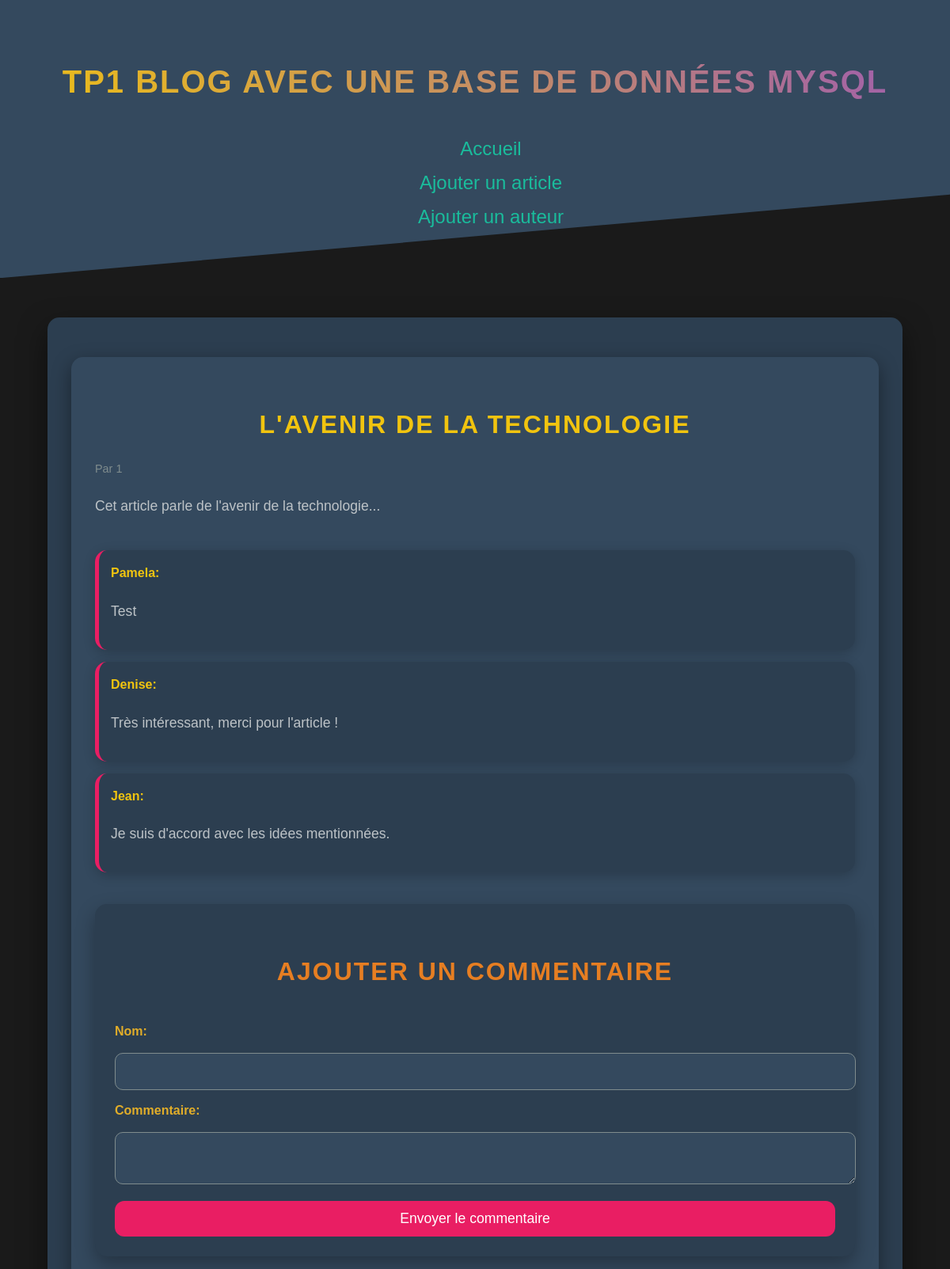
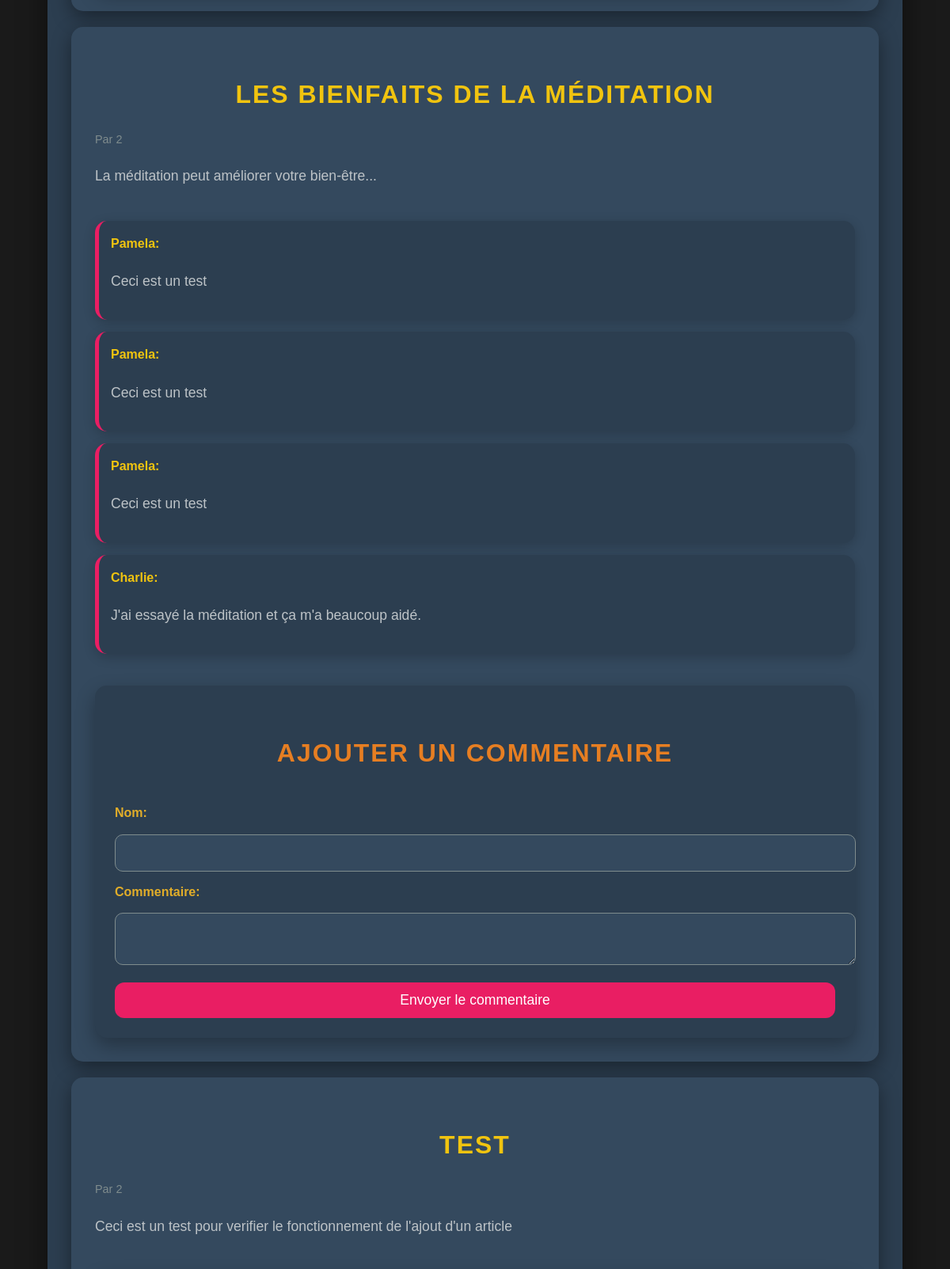
The page / (upper part) on the database its author committed (2 pictures, top to bottom).
### tables this page shows
CREATE TABLE `articles` (
  `id` int(11) NOT NULL AUTO_INCREMENT,
  `titre` varchar(255) NOT NULL,
  `contenu` text NOT NULL,
  `auteur_id` int(11) DEFAULT NULL,
  `categorie_id` int(11) DEFAULT NULL,
  PRIMARY KEY (`id`),
  KEY `auteur_id` (`auteur_id`),
  KEY `categorie_id` (`categorie_id`)
   
);

CREATE TABLE `commentaires` (
  `id` int(11) NOT NULL AUTO_INCREMENT,
  `article_id` int(11) DEFAULT NULL,
  `auteur` varchar(255) NOT NULL,
  `contenu` text NOT NULL,
  `date_creation` timestamp NOT NULL DEFAULT current_timestamp(),
  PRIMARY KEY (`id`),
  KEY `article_id` (`article_id`)
   
);

### classes/CRUD.php (called while the page is built, shortened)
<?php
class CRUD extends PDO {
    public function select($table, $field = 'id', $order = 'ASC') {
        $sql = "SELECT * FROM $table ORDER BY $field $order";
        $stmt = $this->query($sql);
        return $stmt->fetchAll(PDO::FETCH_ASSOC);
    }
}

### classes/Article.php (called while the page is built, shortened)
<?php
require_once 'CRUD.php';
class Article extends CRUD {
    public function obtenirArticles() {
        return $this->select('articles');
    }
}

### classes/Commentaire.php (called while the page is built, shortened)
<?php
require_once 'CRUD.php';
class Commentaire extends CRUD {
    public function obtenirCommentairesParArticle($article_id) {
        $sql = "SELECT * FROM commentaires WHERE article_id = :article_id ORDER BY date_creation DESC";
        $stmt = $this->prepare($sql);
        $stmt->bindValue(':article_id', $article_id);
        $stmt->execute();
        return $stmt->fetchAll(PDO::FETCH_ASSOC);
    }
}

### index.php (the view, shortened to what this page needs)
<?php
require_once 'classes/Article.php';
require_once 'classes/Commentaire.php';
$article = new Article();
$commentaire = new Commentaire();
$articles = $article->obtenirArticles();
?>
<!DOCTYPE html>
<html lang="fr">
<head>
    <link rel="stylesheet" href="css/styles.css">
</head>
<body>
    <header>
        <h1>TP1 Blog avec une base de données MySQL</h1>
        <nav>
            <ul>
                <li><a href="index.php">Accueil</a></li>
                <li><a href="ajouter_article.php">Ajouter un article</a></li>
                <li><a href="ajouter_auteur.php">Ajouter un auteur</a></li>
            </ul>
        </nav>
    </header>
    <div class="container">
        <?php foreach ($articles as $articleData): ?>
            <article>
                <h2><?php echo htmlspecialchars($articleData['titre']); ?></h2>
                <p class="meta">Par <?php echo htmlspecialchars($articleData['auteur_id']); ?></p>
                <p><?php echo nl2br(htmlspecialchars($articleData['contenu'])); ?></p>
                <div class="commentaires">
                    <?php
                    $commentaires = $commentaire->obtenirCommentairesParArticle($articleData['id']);
                    foreach ($commentaires as $commentaireData):
                    ?>
                        <div class="commentaire-item">
                            <strong><?php echo htmlspecialchars($commentaireData['auteur']); ?>:</strong>
                            <p><?php echo nl2br(htmlspecialchars($commentaireData['contenu'])); ?></p>
                        </div>
                    <?php endforeach; ?>
                    <div class="commentaire-form">
                        <h3>Ajouter un commentaire</h3>
                        <form action="index.php" method="post">
                            <label for="auteur_commentaire">Nom:</label>
                            <input type="text" id="auteur_commentaire" name="auteur_commentaire" required>
                            <label for="contenu_commentaire">Commentaire:</label>
                            <textarea id="contenu_commentaire" name="contenu_commentaire" required></textarea>
                            <button type="submit" name="commentaire">Envoyer le commentaire</button>
                        </form>
                    </div>
                </div>
            </article>
        <?php endforeach; ?>
    </div>
</body>
</html>

### css/styles.css (style rules this page uses)
body { font-family: 'Poppins', sans-serif; background-color: #1a1a1a; color: #e8e8e8; margin: 0; padding: 0; line-height: 1.8; overflow-x: hidden; }
h1, h2, h3, h4 { font-family: 'Poppins', sans-serif; text-transform: uppercase; letter-spacing: 2px; font-weight: 600; }
h1 { font-size: 4rem; color: #f1c40f; text-align: center; background: linear-gradient(45deg, #f1c40f, #9b59b6); -webkit-background-clip: text; color: transparent; animation: pulse 1.5s infinite; }
h2, h3, h4 { color: #e67e22; font-size: 2rem; text-align: center; }
li { list-style: none; }
a { text-decoration: none; color: #1abc9c; font-size: 1.5rem; transition: color 0.3s ease, transform 0.3s ease; }
header { background-color: #34495e; color: white; padding: 40px 0; position: relative; text-align: center; z-index: 10; box-shadow: 0 10px 30px rgba(0, 0, 0, 0.3); clip-path: polygon(0% 0%, 100% 0%, 100% 70%, 0% 100%); }
header h1 { font-size: 40px; }
.container { width: 85%; margin: 50px auto; padding: 30px; background-color: #2c3e50; border-radius: 15px; box-shadow: 0 15px 35px rgba(0, 0, 0, 0.5); overflow: hidden; }
article { background-color: #34495e; padding: 30px; margin: 20px 0; border-radius: 15px; box-shadow: 0 8px 25px rgba(0, 0, 0, 0.4); position: relative; overflow: hidden; transition: transform 0.4s ease-in-out, box-shadow 0.3s ease; }
article::after { content: ''; position: absolute; top: 0; left: 0; right: 0; bottom: 0; background: linear-gradient(to bottom, rgba(0, 0, 0, 0.6), rgba(0, 0, 0, 0)); transition: opacity 0.3s ease; opacity: 0; }
article h2 { color: #f1c40f; font-size: 2rem; margin-bottom: 15px; }
article p { font-size: 1.1rem; color: #bdc3c7; }
article .meta { font-size: 0.9em; color: #7f8c8d; }
.commentaire-form { margin-top: 40px; padding: 25px; background-color: #2c3e50; border-radius: 15px; box-shadow: 0 10px 25px rgba(0, 0, 0, 0.3); }
.commentaire-form label { font-weight: bold; color: #e1ad29; margin-bottom: 10px; }
.commentaire-form input, .commentaire-form textarea { width: 100%; padding: 12px; margin: 12px 0; border-radius: 10px; border: 1px solid #7f8c8d; background-color: #34495e; color: #ecf0f1; font-size: 1.1rem; transition: all 0.3s ease; z-index: 10; position: relative; }
.commentaire-form button { padding: 12px 20px; background-color: #e91e63; color: white; border: none; border-radius: 12px; cursor: pointer; transition: background-color 0.3s ease, transform 0.2s ease; font-size: 1.1rem; width: 100%; z-index: 10; position: relative; }
.commentaires { margin-top: 40px; }
.commentaire-item { background-color: #2c3e50; padding: 15px; margin: 15px 0; border-radius: 15px; border-left: 5px solid #e91e63; box-shadow: 0 4px 15px rgba(0, 0, 0, 0.2); }
.commentaire-item strong { color: #f1c40f; }

### rows shown on the page
articles: titre "L'AVENIR DE LA TECHNOLOGIE", auteur "1", contenu "Cet article parle de l'avenir de la technologie..."
commentaires: auteur "Pamela", contenu "Test"
commentaires: auteur "Denise", contenu "Très intéressant, merci pour l'article !"
commentaires: auteur "Jean", contenu "Je suis d'accord avec les idées mentionnées."
articles: titre "LES BIENFAITS DE LA MÉDITATION", auteur "2", contenu "La méditation peut améliorer votre bien-être..."
commentaires: auteur "Pamela", contenu "Ceci est un test"
commentaires: auteur "Pamela", contenu "Ceci est un test"
commentaires: auteur "Pamela", contenu "Ceci est un test"
commentaires: auteur "Charlie", contenu "J'ai essayé la méditation et ça m'a beaucoup aidé."
articles: titre "TEST", auteur "2", contenu "Ceci est un test pour verifier le fonctionnement de l'ajout d'un article"
